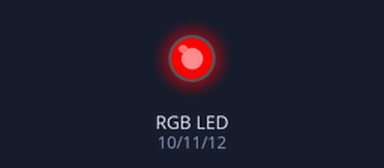
The sketch below on a simulated Arduino Uno, built with avr-gcc and run on an emulated ATmega328P. Shown: an RGB LED mixed from three pins (HIGH = lit).

Above: at 0.7 s.
At 2.2 s:
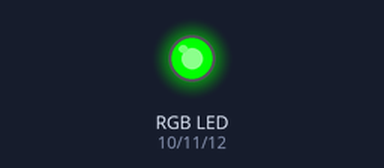
At 3.7 s:
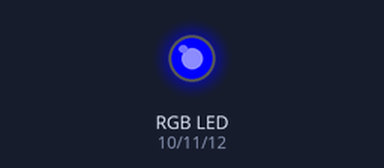
At 5.2 s:
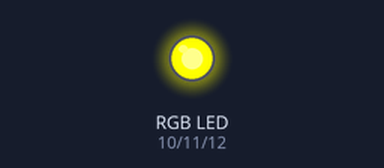
Timing chart, 0 to 7.8 s (numbered marks = the images above):
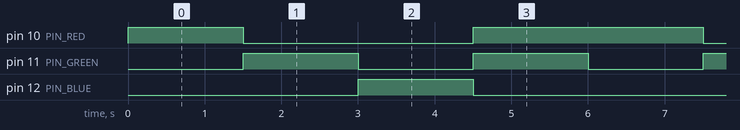

Measured:
- by itself, pin 10 (PIN_RED): repeats every 6.0 s: LOW 3.0 s, HIGH 3.0 s
- by itself, pin 11 (PIN_GREEN): alternates HIGH for 1.5 s and LOW for 1.5 s
- by itself, pin 12 (PIN_BLUE): alternates HIGH for 1.5 s and LOW for 4.5 s

The sketch:

RGB_Chasing.ino
```cpp
const int PIN_RED   = 10; // initialize digital pin 10 as PIN_RED.
const int PIN_GREEN = 11; // initialize digital pin 11 as PIN_GREEN.
const int PIN_BLUE  = 12; // initialize digital pin 12 as PIN_BLUE.
void setup() {
  // put your setup code here, to run once:
  pinMode(PIN_RED,   OUTPUT); // configure PIN_RED as an OUTPUT
  pinMode(PIN_GREEN, OUTPUT); //  configure PIN_RED as an OUTPUT
  pinMode(PIN_BLUE,  OUTPUT); // configure PIN_RED as an OUTPUT
}

void loop() {
  // Using analogWrite to have more chose of color becasue it can write value from 0-255
  analogWrite(PIN_RED,   255); // use analogWrite to turn on PIN_RED
  analogWrite(PIN_GREEN, 0); // PIN_GREEN OFF
  analogWrite(PIN_BLUE,  0); // PIN_BLUE OFF (RGB TURN RED)
  delay(1500); // keep the color 1 second

  // RGB turn Green
  analogWrite(PIN_RED,   0); // PIN_RED OFF
  analogWrite(PIN_GREEN, 255); // PIN_GREEN turn on
  analogWrite(PIN_BLUE, 0); // PIN_BLUE OFF
  delay(1500); // keep the color 1 second

  // RGB turn Blue
  analogWrite(PIN_RED,   0);
  analogWrite(PIN_GREEN, 0);
  analogWrite(PIN_BLUE,  255);
  delay(1500); // keep the color 1 second

  // RGB turn Yellow
  analogWrite(PIN_RED,   255); //
  analogWrite(PIN_GREEN, 255);
  analogWrite(PIN_BLUE,  0);
  delay(1500); // keep the color 1 second
}
```
